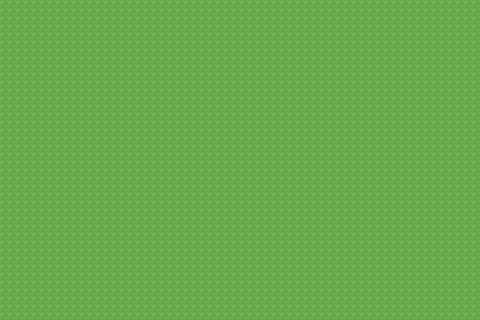

The image is a tile-based game level rendered from a .tmx file. Its description and complete source (layers, tilesets, objects, tile grids) follow:
An orthogonal 30x20 tile map with 16x16 px tiles, 1 tile layer (Tile Layer 1).

<map version="1.10" tiledversion="1.11.2" orientation="orthogonal" renderorder="right-down" width="30" height="20" tilewidth="16" tileheight="16" infinite="0" nextlayerid="2" nextobjectid="1">
 <tileset firstgid="1" source="ground.tsx" />
 <layer id="1" name="Tile Layer 1" width="30" height="20">
  <data encoding="csv">
1137,1137,1137,1137,1137,1137,1137,1137,1137,1137,1137,1137,1137,1137,1137,1137,1137,1137,1137,1137,1137,1137,1137,1137,1137,1137,1137,1137,1137,1137,
1137,1137,1137,1137,1137,1137,1137,1137,1137,1137,1137,1137,1137,1137,1137,1137,1137,1137,1137,1137,1137,1137,1137,1137,1137,1137,1137,1137,1137,1137,
1137,1137,1137,1137,1137,1137,1137,1137,1137,1137,1137,1137,1137,1137,1137,1137,1137,1137,1137,1137,1137,1137,1137,1137,1137,1137,1137,1137,1137,1137,
1137,1137,1137,1137,1137,1137,1137,1137,1137,1137,1137,1137,1137,1137,1137,1137,1137,1137,1137,1137,1137,1137,1137,1137,1137,1137,1137,1137,1137,1137,
1137,1137,1137,1137,1137,1137,1137,1137,1137,1137,1137,1137,1137,1137,1137,1137,1137,1137,1137,1137,1137,1137,1137,1137,1137,1137,1137,1137,1137,1137,
1137,1137,1137,1137,1137,1137,1137,1137,1137,1137,1137,1137,1137,1137,1137,1137,1137,1137,1137,1137,1137,1137,1137,1137,1137,1137,1137,1137,1137,1137,
1137,1137,1137,1137,1137,1137,1137,1137,1137,1137,1137,1137,1137,1137,1137,1137,1137,1137,1137,1137,1137,1137,1137,1137,1137,1137,1137,1137,1137,1137,
1137,1137,1137,1137,1137,1137,1137,1137,1137,1137,1137,1137,1137,1137,1137,1137,1137,1137,1137,1137,1137,1137,1137,1137,1137,1137,1137,1137,1137,1137,
1137,1137,1137,1137,1137,1137,1137,1137,1137,1137,1137,1137,1137,1137,1137,1137,1137,1137,1137,1137,1137,1137,1137,1137,1137,1137,1137,1137,1137,1137,
1137,1137,1137,1137,1137,1137,1137,1137,1137,1137,1137,1137,1137,1137,1137,1137,1137,1137,1137,1137,1137,1137,1137,1137,1137,1137,1137,1137,1137,1137,
1137,1137,1137,1137,1137,1137,1137,1137,1137,1137,1137,1137,1137,1137,1137,1137,1137,1137,1137,1137,1137,1137,1137,1137,1137,1137,1137,1137,1137,1137,
1137,1137,1137,1137,1137,1137,1137,1137,1137,1137,1137,1137,1137,1137,1137,1137,1137,1137,1137,1137,1137,1137,1137,1137,1137,1137,1137,1137,1137,1137,
1137,1137,1137,1137,1137,1137,1137,1137,1137,1137,1137,1137,1137,1137,1137,1137,1137,1137,1137,1137,1137,1137,1137,1137,1137,1137,1137,1137,1137,1137,
1137,1137,1137,1137,1137,1137,1137,1137,1137,1137,1137,1137,1137,1137,1137,1137,1137,1137,1137,1137,1137,1137,1137,1137,1137,1137,1137,1137,1137,1137,
1137,1137,1137,1137,1137,1137,1137,1137,1137,1137,1137,1137,1137,1137,1137,1137,1137,1137,1137,1137,1137,1137,1137,1137,1137,1137,1137,1137,1137,1137,
1137,1137,1137,1137,1137,1137,1137,1137,1137,1137,1137,1137,1137,1137,1137,1137,1137,1137,1137,1137,1137,1137,1137,1137,1137,1137,1137,1137,1137,1137,
1137,1137,1137,1137,1137,1137,1137,1137,1137,1137,1137,1137,1137,1137,1137,1137,1137,1137,1137,1137,1137,1137,1137,1137,1137,1137,1137,1137,1137,1137,
1137,1137,1137,1137,1137,1137,1137,1137,1137,1137,1137,1137,1137,1137,1137,1137,1137,1137,1137,1137,1137,1137,1137,1137,1137,1137,1137,1137,1137,1137,
1137,1137,1137,1137,1137,1137,1137,1137,1137,1137,1137,1137,1137,1137,1137,1137,1137,1137,1137,1137,1137,1137,1137,1137,1137,1137,1137,1137,1137,1137,
1137,1137,1137,1137,1137,1137,1137,1137,1137,1137,1137,1137,1137,1137,1137,1137,1137,1137,1137,1137,1137,1137,1137,1137,1137,1137,1137,1137,1137,1137
</data>
 </layer>
</map>
